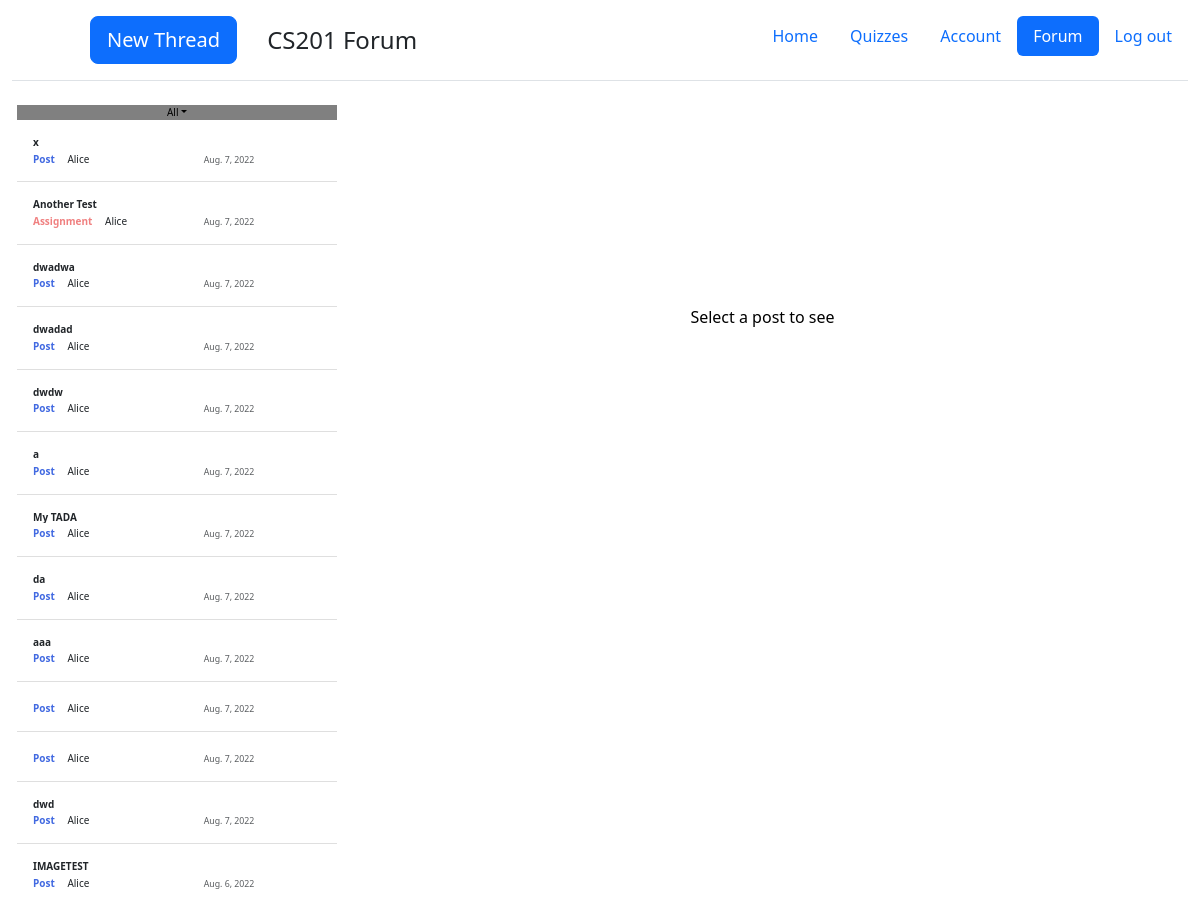
Before: /cs201/forum/All (signed in, upper part) with the older database file.
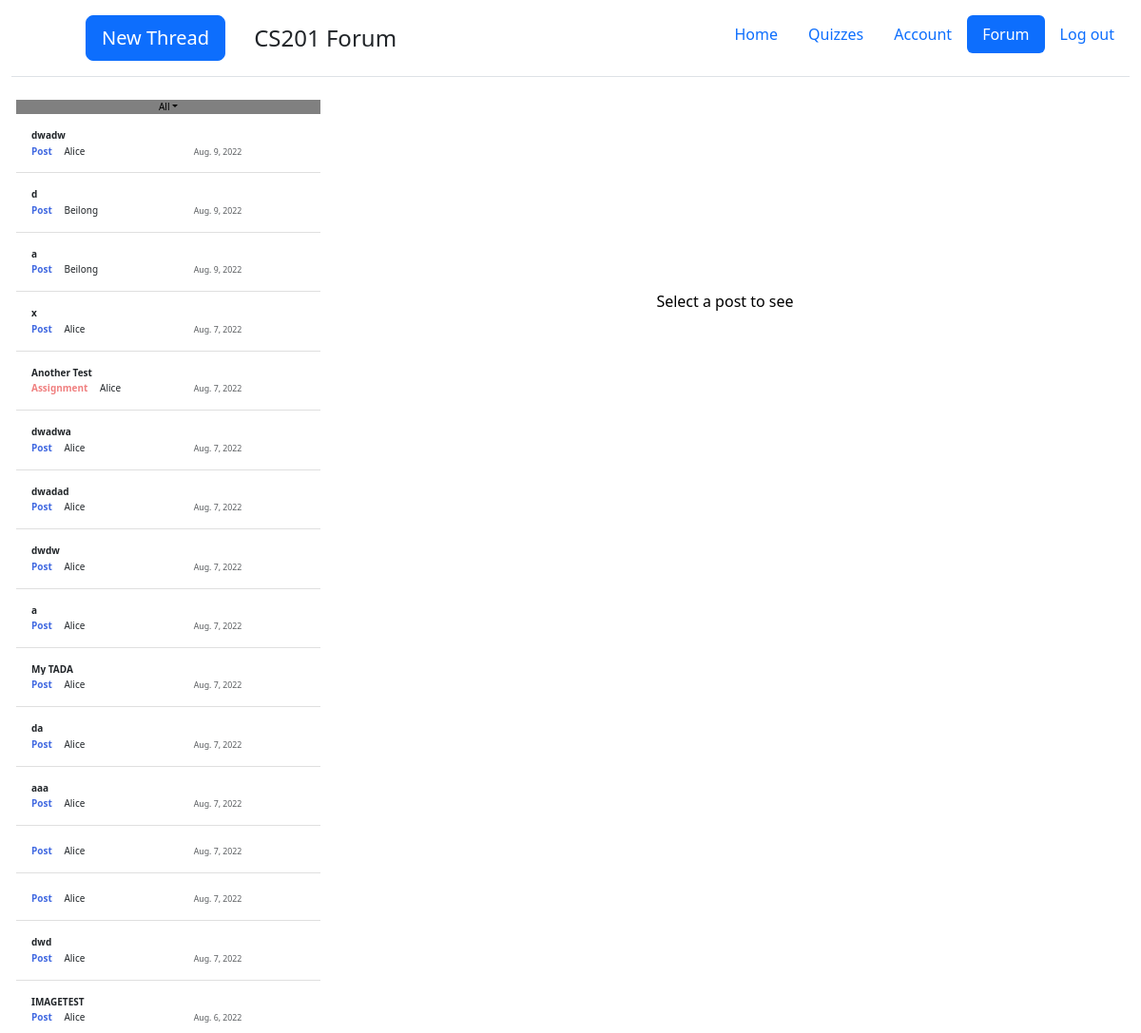
After: the same page with the newer database file.
### forum/models.py (models this page shows, shortened)
class Post(models.Model):
    text=models.TextField()
    author_name= models.CharField(max_length=50)
    author_netid = models.CharField(max_length=8)
    pub_date = models.DateTimeField(default=datetime.datetime.strptime('2022-7-26 6:00','%Y-%m-%d %H:%M').astimezone(datetime.timezone(datetime.timedelta(hours=0))))
    title = models.CharField(max_length=100)
    level = models.IntegerField(default=0)
    question_id = models.IntegerField(default=0)
    category = models.IntegerField(default=0)

### forum/views.py (the view)
# urls.py: path('/<str:filt>', views.forum,name='forum'),
def forum(request,filt):
    context={}
    student = Student.objects.get(student_netid=request.user.username)
    post_seen = list(map(int,list(filter(lambda x:x!='',Student.objects.get(student_netid=request.user.username).forum_seen.split(',')))))
    post_star = list(map(int,(list(filter(lambda x: x!="", student.forum_star.split(','))))))
    if filt == 'All':
        context['post']=Post.objects.all().order_by('-pub_date')
    elif filt =='Star':
        post = [Post.objects.get(id=star_id) for star_id in post_star]
        context['post']= post
    elif filt == 'Post':
        context['post'] = Post.objects.filter(category=0)
    elif filt == 'FAQ':
        context['post'] = Post.objects.filter(category=1)
    elif filt == 'Assignment':
        context['post'] = Post.objects.filter(category=2)
    elif filt == 'Quiz':
        context['post'] = Post.objects.filter(category=3)
    context['post_star']=post_star
    context['post_seen']=post_seen
    context['filt']=filt
    return render(request, 'forum/forum.html',context)

### quiz/templatetags/my_tags.py (called while the page is built)
@register.filter
def date(date):
    return date.date()

@register.filter
def show_category(level):
    if level==0:
        return 'Post'
    if level==1:
        return 'FAQ'
    if level==2:
        return 'Assignment'
    if level==3:
        return 'Quiz'

### forum/templates/forum/forum.html (shortened to what this page needs)
<!doctype html>
<html lang="en" class="h-100">
  <head>
{% load static %}
{% load my_tags%}
<link rel = "stylesheet" type ="text/css" href = "{% static 'quiz/bootstrap/css/bootstrap.min.css' %}">
<link rel = "stylesheet" type ="text/css" href = "{% static 'simple_judge/cover.css' %}">
<link rel = "stylesheet" type ="text/css" href = "{% static 'forum/sidebars.css' %}">
  </head>
  <body class="d-flex h-100 text-center text-black bg-white">
    <div class="container-fluid d-flex w-100 h-100  mx-auto flex-column" style='width:1800px'>
      <header class="d-flex flex-wrap justify-content-center py-3 mb-4 border-bottom">
        <a  class="d-flex align-items-center mb-3 mb-md-0 me-md-auto text-dark text-decoration-none">
          <svg class="bi me-2" width="40" height="32"><use xlink:href="#bootstrap"/></svg>
          <button type="button" class="btn btn-primary btn-lg" style="margin-left:30px" onclick="newpost()">New Thread</button>
          <span class="fs-4" style='margin-left:30px'>CS201 Forum</span>
        </a>
        <ul class="nav nav-pills">
          <li class="nav-item"><a href="{% url 'quiz:userface' %}" class="nav-link " aria-current="page">Home</a></li>
        <li class="nav-item"><a href="{% url 'quiz:assignment'  %}" class="nav-link">Quizzes</a></li>
        <li class="nav-item"><a href="{% url 'quiz:account'  %}" class="nav-link">Account</a></li>
        <li class="nav-item"><a href="{% url 'forum:forum' 'a' %}" class="nav-link active">Forum</a></li>
        <li class="nav-item"><a href="#" class="nav-link" onclick="go()">Log out</a></li>
        </ul>
      </header>
    <main class="d-flex ">
              <div class="d-flex flex-column align-items-stretch flex-shrink-0 bg-white" style="width: 320px;font-size:10px;margin-left:5px;" id ='sidebar'>
                    <div class='row'>
                          <div class='col-md-12'>
                            <a class="nav-link dropdown-toggle " href="#" id="dropdown01" data-bs-toggle="dropdown" aria-expanded="false" style="background:grey">{{filt}}</a>
                          </div>
                    </div>
                <div class="list-group list-group-flush border-bottom scrollarea" style="overflow:auto;white-space:nowrap" id='siding'>
                  {% for c in post %}
                  <button  class="list-group-item list-group-item-action py-3 lh-sm  " id="{{c.id}}" aria-current="true" onclick='another({{c.id}})'>
                    <div class="d-flex w-100 align-items-center justify-content-between">
                      <strong class="mb-1" style="overflow: hidden;text-overflow: ellipsis;word-break:keep-all;white-space:nowrap;display:block;">{{c.title}}</strong>
                    </div>
                                      <div class='row'>
                                        <div class="col-md-6 " style="overflow: hidden;text-overflow: ellipsis;word-break:keep-all;white-space:nowrap;display:block;text-align:left">
                                          <a style='color:red' name='category'><strong>{{c.category|show_category}}</strong></a>
                                           <a style='margin-left:10px'>{{c.author_name}}</a>
                                        </div>
                                          <div class ='col-md-4' style=''>
                                            <small class="text-muted" style=''>{{c.pub_date|date}}</small>
                                          </div>
                                            <div class='col-md-2 ' style='font-size:1px'>
                                            </div>
                                      </div>
                    </button>
                  {%endfor%}
                </div>
              </div>
        <div class="d-flex flex-column align-items-stretch flex-shrink-0 bg-white" style='background-color:purple;margin:0 auto;width:800px;margin-top:200px'>
          Select a post to see
        </div>
    </main>
</div>
  </body>
</html>

### forum/static/forum/sidebars.css (style rules this page uses)
body { min-height: 100vh; min-height: -webkit-fill-available; }
html { height: -webkit-fill-available; }
main { height: 100vh; height: -webkit-fill-available; max-height: 100vh; overflow-x: auto; overflow-y: hidden; }
.dropdown-toggle { outline: 0; }
.scrollarea { overflow-y: auto; }

Changed rows visible on the page:
added Post: title "dwadw", category|show_category "Post", author_name "Alice", pub_date "Aug. 9, 2022"
added Post: title "d", category|show_category "Post", author_name "Beilong", pub_date "Aug. 9, 2022"
added Post: title "a", category|show_category "Post", author_name "Beilong", pub_date "Aug. 9, 2022"
